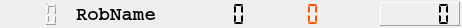
<?xml version="1.0" encoding="UTF-8"?>
<ui version="4.0">
 <class>CRQRobotInfo</class>
 <widget class="QWidget" name="CRQRobotInfo">
  <property name="geometry">
   <rect>
    <x>0</x>
    <y>0</y>
    <width>462</width>
    <height>28</height>
   </rect>
  </property>
  <property name="maximumSize">
   <size>
    <width>16777215</width>
    <height>28</height>
   </size>
  </property>
  <property name="windowTitle">
   <string>Form</string>
  </property>
  <layout class="QHBoxLayout" name="horizontalLayout">
   <property name="spacing">
    <number>10</number>
   </property>
   <property name="margin">
    <number>2</number>
   </property>
   <item>
    <widget class="QLabel" name="label_Icon">
     <property name="sizePolicy">
      <sizepolicy hsizetype="Fixed" vsizetype="Fixed">
       <horstretch>0</horstretch>
       <verstretch>0</verstretch>
      </sizepolicy>
     </property>
     <property name="minimumSize">
      <size>
       <width>24</width>
       <height>24</height>
      </size>
     </property>
     <property name="maximumSize">
      <size>
       <width>24</width>
       <height>24</height>
      </size>
     </property>
     <property name="toolTip">
      <string>Robot Icon</string>
     </property>
     <property name="text">
      <string/>
     </property>
     <property name="alignment">
      <set>Qt::AlignCenter</set>
     </property>
    </widget>
   </item>
   <item>
    <widget class="QLCDNumber" name="lcdNumber_ID">
     <property name="sizePolicy">
      <sizepolicy hsizetype="Fixed" vsizetype="Minimum">
       <horstretch>0</horstretch>
       <verstretch>0</verstretch>
      </sizepolicy>
     </property>
     <property name="minimumSize">
      <size>
       <width>30</width>
       <height>0</height>
      </size>
     </property>
     <property name="maximumSize">
      <size>
       <width>30</width>
       <height>16777215</height>
      </size>
     </property>
     <property name="toolTip">
      <string>Robot ID</string>
     </property>
     <property name="frameShape">
      <enum>QFrame::NoFrame</enum>
     </property>
     <property name="numDigits">
      <number>1</number>
     </property>
     <property name="segmentStyle">
      <enum>QLCDNumber::Outline</enum>
     </property>
    </widget>
   </item>
   <item>
    <widget class="QLabel" name="label_Name">
     <property name="sizePolicy">
      <sizepolicy hsizetype="MinimumExpanding" vsizetype="Preferred">
       <horstretch>0</horstretch>
       <verstretch>0</verstretch>
      </sizepolicy>
     </property>
     <property name="minimumSize">
      <size>
       <width>100</width>
       <height>0</height>
      </size>
     </property>
     <property name="font">
      <font>
       <family>Courier</family>
       <pointsize>14</pointsize>
       <weight>75</weight>
       <bold>true</bold>
      </font>
     </property>
     <property name="toolTip">
      <string>Robot name</string>
     </property>
     <property name="text">
      <string>RobName</string>
     </property>
    </widget>
   </item>
   <item>
    <widget class="QLCDNumber" name="lcdNumber_Time">
     <property name="sizePolicy">
      <sizepolicy hsizetype="Fixed" vsizetype="Minimum">
       <horstretch>0</horstretch>
       <verstretch>0</verstretch>
      </sizepolicy>
     </property>
     <property name="minimumSize">
      <size>
       <width>70</width>
       <height>0</height>
      </size>
     </property>
     <property name="maximumSize">
      <size>
       <width>70</width>
       <height>16777215</height>
      </size>
     </property>
     <property name="toolTip">
      <string>Time</string>
     </property>
     <property name="frameShape">
      <enum>QFrame::NoFrame</enum>
     </property>
     <property name="numDigits">
      <number>4</number>
     </property>
     <property name="segmentStyle">
      <enum>QLCDNumber::Flat</enum>
     </property>
    </widget>
   </item>
   <item>
    <widget class="QLCDNumber" name="lcdNumber_Collisions">
     <property name="sizePolicy">
      <sizepolicy hsizetype="Fixed" vsizetype="Minimum">
       <horstretch>0</horstretch>
       <verstretch>0</verstretch>
      </sizepolicy>
     </property>
     <property name="minimumSize">
      <size>
       <width>70</width>
       <height>0</height>
      </size>
     </property>
     <property name="maximumSize">
      <size>
       <width>70</width>
       <height>16777215</height>
      </size>
     </property>
     <property name="palette">
      <palette>
       <active>
        <colorrole role="WindowText">
         <brush brushstyle="SolidPattern">
          <color alpha="255">
           <red>255</red>
           <green>85</green>
           <blue>0</blue>
          </color>
         </brush>
        </colorrole>
       </active>
       <inactive>
        <colorrole role="WindowText">
         <brush brushstyle="SolidPattern">
          <color alpha="255">
           <red>255</red>
           <green>85</green>
           <blue>0</blue>
          </color>
         </brush>
        </colorrole>
       </inactive>
       <disabled>
        <colorrole role="WindowText">
         <brush brushstyle="SolidPattern">
          <color alpha="255">
           <red>120</red>
           <green>120</green>
           <blue>120</blue>
          </color>
         </brush>
        </colorrole>
       </disabled>
      </palette>
     </property>
     <property name="toolTip">
      <string>Collisions</string>
     </property>
     <property name="frameShape">
      <enum>QFrame::NoFrame</enum>
     </property>
     <property name="numDigits">
      <number>3</number>
     </property>
     <property name="segmentStyle">
      <enum>QLCDNumber::Flat</enum>
     </property>
    </widget>
   </item>
   <item>
    <widget class="QLabel" name="label_State">
     <property name="sizePolicy">
      <sizepolicy hsizetype="Fixed" vsizetype="Fixed">
       <horstretch>0</horstretch>
       <verstretch>0</verstretch>
      </sizepolicy>
     </property>
     <property name="minimumSize">
      <size>
       <width>24</width>
       <height>24</height>
      </size>
     </property>
     <property name="maximumSize">
      <size>
       <width>24</width>
       <height>24</height>
      </size>
     </property>
     <property name="toolTip">
      <string>Status</string>
     </property>
     <property name="text">
      <string/>
     </property>
     <property name="alignment">
      <set>Qt::AlignCenter</set>
     </property>
    </widget>
   </item>
   <item>
    <widget class="QLCDNumber" name="lcdNumber_Score">
     <property name="sizePolicy">
      <sizepolicy hsizetype="Fixed" vsizetype="Minimum">
       <horstretch>0</horstretch>
       <verstretch>0</verstretch>
      </sizepolicy>
     </property>
     <property name="minimumSize">
      <size>
       <width>80</width>
       <height>0</height>
      </size>
     </property>
     <property name="maximumSize">
      <size>
       <width>80</width>
       <height>16777215</height>
      </size>
     </property>
     <property name="toolTip">
      <string>Score</string>
     </property>
     <property name="frameShape">
      <enum>QFrame::Panel</enum>
     </property>
     <property name="numDigits">
      <number>5</number>
     </property>
     <property name="segmentStyle">
      <enum>QLCDNumber::Flat</enum>
     </property>
    </widget>
   </item>
  </layout>
 </widget>
 <resources/>
 <connections/>
</ui>
